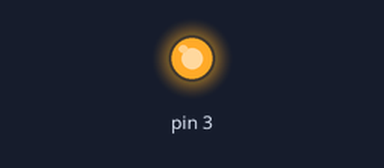
The program below on a simulated Raspberry Pi (header pin numbers), started with the argument 3. Shown: output pins drawn as LEDs (lit = HIGH). At 0.0 s the program stops and its outputs stay as they are.

Above: at 0.1 s.
Timing chart, 0 to 1.5 s (numbered marks = the images above):
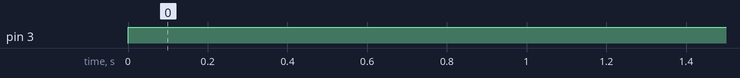

Measured:
- by itself, pin 3: LOW → HIGH at 0.00 s

The program:

TurnOn.py
```python
import RPi.GPIO as GPIO
import sys

# Setup
GPIO.setmode(GPIO.BOARD)
GPIO.setup(int(sys.argv[1]), GPIO.OUT)

# Turn On
GPIO.output(int(sys.argv[1]), True)

# Turn off
#GPIO.output(sys.argv[1], False)

# Will Reset the GPIO
#GPIO.cleanup()
```
